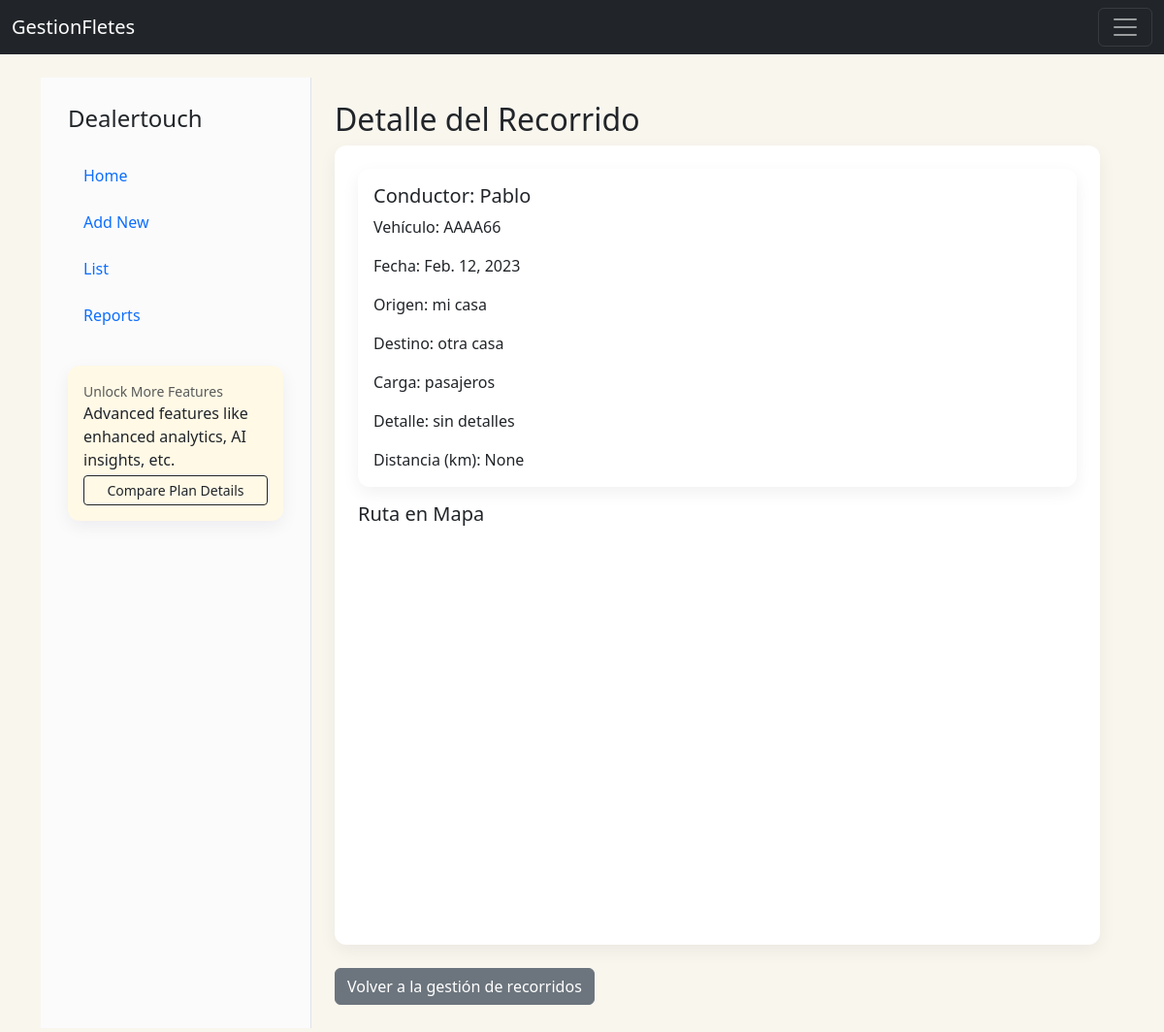
/recorridos/detalleRecorrido/1/, run on the app's committed database.
### CrudRecorridos/models.py (models this page shows, shortened)
class Recorridos(models.Model):
    recorridoID = models.AutoField(primary_key=True)
    conductor = models.ForeignKey(Conductores, on_delete=models.CASCADE)
    vehiculo = models.ForeignKey(Vehiculos, on_delete=models.CASCADE)
    fecha = models.DateField()
    direccionOrigen = models.CharField(max_length=50)
    direccionDestino = models.CharField(max_length=50)
    carga = models.TextField(max_length=100)
    detalle = models.TextField(max_length=100, null=True)
    distancia_km = models.FloatField(null=True, blank=True, help_text='Distancia recorrida en km')
    gps_data = models.JSONField(null=True, blank=True, help_text='Datos GPS del recorrido (lista de puntos, GPX, etc)')

### CrudConductores/models.py (models this page shows, shortened)
class Conductores(models.Model):
    conductorID = models.AutoField(primary_key=True)
    rut = models.CharField(unique= True, max_length=10)
    nombre = models.CharField(max_length=30)
    apellido = models.CharField(max_length=30)
    fechaNacimiento = models.DateField()
    direccion = models.CharField(max_length=100)
    licencia = models.CharField(unique=True, max_length=10)

### CrudVehiculos/models.py (models this page shows, shortened)
class Vehiculos(models.Model):
    vehiculoID = models.AutoField(primary_key=True)
    patente = models.CharField(max_length=6, unique=True)
    marca = models.CharField(max_length=30)
    modelo = models.CharField(max_length=50)
    fechaAdquisicion = models.DateField()
    estado = models.CharField(max_length=10, choices=[('activo', 'Activo'),('inactivo', 'Inactivo'),], default='inactivo')
    comentario = models.TextField(max_length=200, blank=True, null=True)
    TIPO_BENCINA_CHOICES = [
        ('93', '93'),
        ('95', '95'),
        ('97', '97'),
        ('diesel', 'Diésel'),
    ]
    tipo_bencina = models.CharField(max_length=10, choices=TIPO_BENCINA_CHOICES, default='93')
    rendimiento = models.FloatField(help_text='Km por litro', default=10)

### CrudRecorridos/views.py (the view)
# urls.py: path('detalleRecorrido/<recorridoID>/', views.detalleRecorrido, name='detalleRecorrido'),
def detalleRecorrido(request, recorridoID):
    recorrido = get_object_or_404(Recorridos, recorridoID=recorridoID)
    return render(request, 'detalleRecorrido.html', {'recorrido': recorrido})

### CrudRecorridos/templates/detalleRecorrido.html (shortened to what this page needs)
{% extends "partials/gestion_layout.html" %}
{% block gestion_header %}
    <h2>Detalle del Recorrido</h2>
{% endblock %}
{% block gestion_body %}
    <div class="card mb-3">
        <div class="card-body">
            <h5 class="card-title">Conductor: {{ recorrido.conductor.nombre }}</h5>
            <p class="card-text">Vehículo: {{ recorrido.vehiculo.patente }}</p>
            <p class="card-text">Fecha: {{ recorrido.fecha }}</p>
            <p class="card-text">Origen: {{ recorrido.direccionOrigen }}</p>
            <p class="card-text">Destino: {{ recorrido.direccionDestino }}</p>
            <p class="card-text">Carga: {{ recorrido.carga }}</p>
            <p class="card-text">Detalle: {{ recorrido.detalle }}</p>
            <p class="card-text">Distancia (km): {{ recorrido.distancia_km }}</p>
        </div>
    </div>
    <h5>Ruta en Mapa</h5>
    <link rel="stylesheet" href="https://unpkg.com/leaflet/dist/leaflet.css" />
    <div id="mapRecorrido" style="height:400px;width:100%;"></div>
{% endblock %}
{% block gestion_after %}
    <a href="{% url 'registrarRecorridos' %}" class="btn btn-secondary">Volver a la gestión de recorridos</a>
{% endblock %}

### Home/static/css/gestionFletes.css (style rules this page uses)
body { background-color: #F9F6EE; }
.card { border: 0; box-shadow: 0 6px 18px rgba(15, 23, 42, 0.06); border-radius: 12px; }

### data on the page
Recorridos: conductor.nombre "Pablo", vehiculo.patente "AAAA66", fecha "Feb. 12, 2023", direccionOrigen "mi casa", direccionDestino "otra casa", carga "pasajeros", detalle "sin detalles", distancia_km "None"
